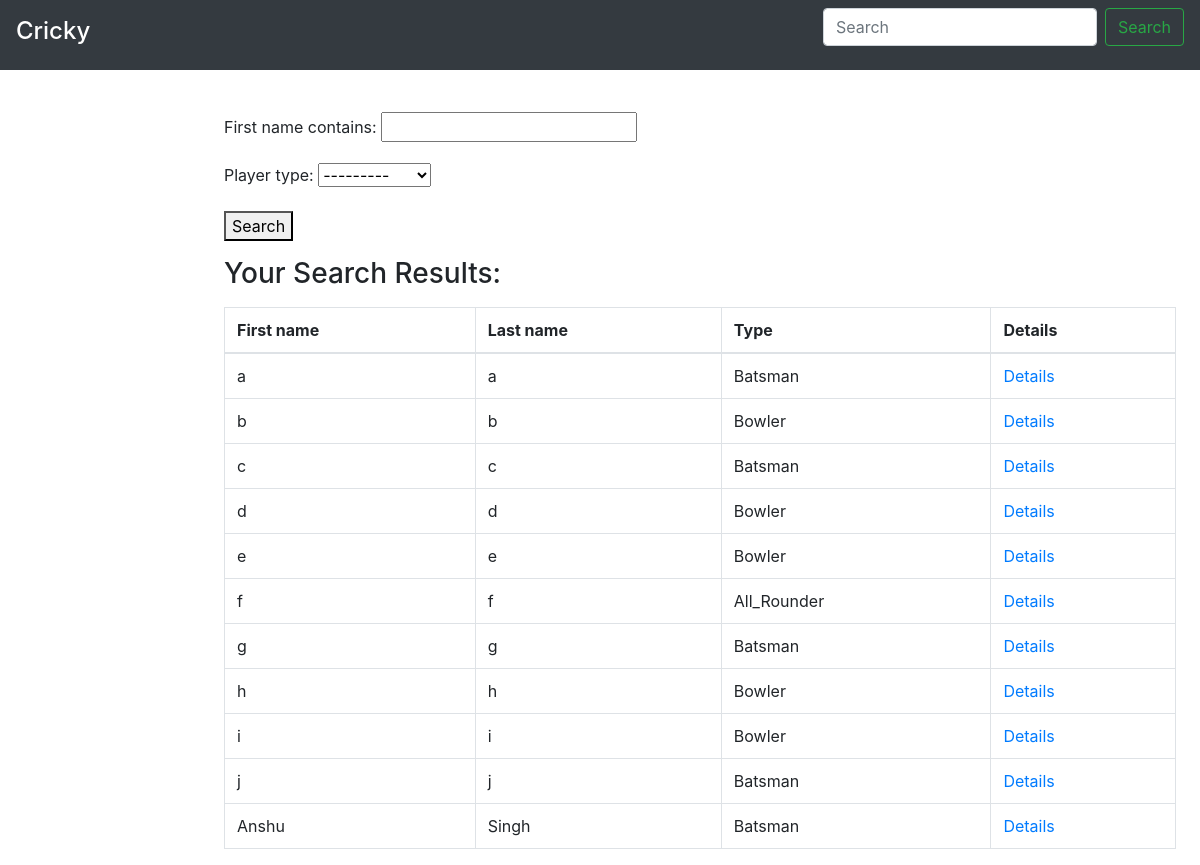
The page /search/players/ on the database its author committed.
### player/models.py (models this page shows, shortened)
class Player(User):
    PLAYER_TYPE_CHOICES = [
        ('Batsman', 'Batsman'),
        ('Bowler', 'Bowler'),
        ('All_Rounder', 'All_Rounder')
    ]
    image = models.ImageField( upload_to='players' ,default='players/no.png')
    player_type = models.CharField(max_length=11, choices=PLAYER_TYPE_CHOICES)
    phone_no = models.CharField(max_length=10, null=True, blank=True)
    nationality = models.CharField(max_length=20, null=True, blank=True)
    state = models.CharField(max_length=20, null=True, blank=True)
    district = models.CharField(max_length=20, null=True, blank=True)
    dob = models.DateField(null=True, blank=True)
    active = models.BooleanField(default=False)

### search/views.py (the view)
# urls.py: path('players/', views.search_players, name='search_players'),
def search_players(request):
        players = Player.objects.all()
        players_filter = PlayerFilter(request.GET, queryset=players)
        try:
            player = Player.objects.get(pk=request.user.id)
            context = {'players': players, 'P': player, 'filter': players_filter}
        except Exception:
            try:
                o = Organizer.objects.get(pk=request.user.id)
                context = {'players': players, 'O': o, 'filter': players_filter}
            except Exception:
                context ={'players': players, 'P': None, 'filter': players_filter}
        return render(request, 'search/search_players.html', context)

### search/templates/search/search_players.html (shortened to what this page needs)
{% extends 'search/base.html' %}
{% block body %}
     <main role="main" class="col-md-9 ml-sm-auto col-lg-10 pt-3 px-4">
      <form method="get">
       {{ filter.form.as_p }}
        <button type="submit">Search</button>
      </form>
    <p><h3>Your Search Results:</h3></p>
      <table class="table table-bordered">
        <thead>
          <tr>
            <th>First name</th>
            <th>Last name</th>
            <th>Type</th>
              <th>Details</th>
          </tr>
        </thead>
        <tbody>
          {% for player in filter.qs %}
            <tr>
              <td>{{ player.first_name }}</td>
              <td>{{ player.last_name }}</td>
              <td>{{ player.player_type }}</td>
              <td><a href="{% url 'search:player_details' player.id %}">Details</a></td>
            </tr>
          {% empty %}
            <tr>
              <td colspan="5">No data</td>
            </tr>
          {% endfor %}
        </tbody>
      </table>
      </main>
{% endblock %}

### rows shown on the page
Player: first_name "a", last_name "a", player_type "Batsman"
Player: first_name "b", last_name "b", player_type "Bowler"
Player: first_name "c", last_name "c", player_type "Batsman"
Player: first_name "d", last_name "d", player_type "Bowler"
Player: first_name "e", last_name "e", player_type "Bowler"
Player: first_name "f", last_name "f", player_type "All_Rounder"
Player: first_name "g", last_name "g", player_type "Batsman"
Player: first_name "h", last_name "h", player_type "Bowler"
Player: first_name "i", last_name "i", player_type "Bowler"
Player: first_name "j", last_name "j", player_type "Batsman"
Player: first_name "Anshu", last_name "Singh", player_type "Batsman"
